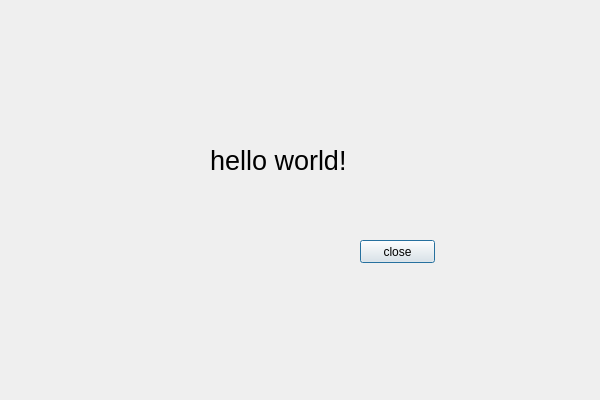
<?xml version="1.0" encoding="UTF-8"?>
<ui version="4.0">
 <class>sampl_2_1Class</class>
 <widget class="QDialog" name="sampl_2_1Class">
  <property name="geometry">
   <rect>
    <x>0</x>
    <y>0</y>
    <width>600</width>
    <height>400</height>
   </rect>
  </property>
  <property name="windowTitle">
   <string>sampl_2_1</string>
  </property>
  <widget class="QLabel" name="labelDemo">
   <property name="geometry">
    <rect>
     <x>210</x>
     <y>130</y>
     <width>151</width>
     <height>61</height>
    </rect>
   </property>
   <property name="font">
    <font>
     <family>Arial</family>
     <pointsize>20</pointsize>
    </font>
   </property>
   <property name="text">
    <string>hello world!</string>
   </property>
  </widget>
  <widget class="QPushButton" name="btnClose">
   <property name="geometry">
    <rect>
     <x>360</x>
     <y>240</y>
     <width>75</width>
     <height>23</height>
    </rect>
   </property>
   <property name="text">
    <string>close</string>
   </property>
  </widget>
 </widget>
 <layoutdefault spacing="6" margin="11"/>
 <resources>
  <include location="sampl_2_1.qrc"/>
 </resources>
 <connections>
  <connection>
   <sender>btnClose</sender>
   <signal>clicked()</signal>
   <receiver>sampl_2_1Class</receiver>
   <slot>close()</slot>
   <hints>
    <hint type="sourcelabel">
     <x>397</x>
     <y>251</y>
    </hint>
    <hint type="destinationlabel">
     <x>299</x>
     <y>199</y>
    </hint>
   </hints>
  </connection>
 </connections>
</ui>
